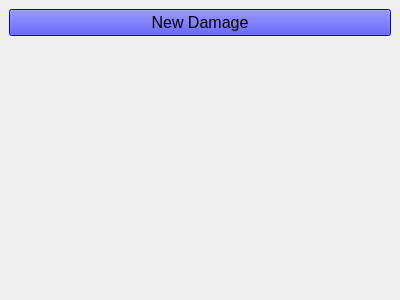
<?xml version="1.0" encoding="UTF-8"?>
<ui version="4.0">
 <class>W_Damage_Manager</class>
 <widget class="QWidget" name="W_Damage_Manager">
  <property name="geometry">
   <rect>
    <x>0</x>
    <y>0</y>
    <width>400</width>
    <height>300</height>
   </rect>
  </property>
  <property name="windowTitle">
   <string>Form</string>
  </property>
  <layout class="QGridLayout" name="gridLayout_2">
   <property name="leftMargin">
    <number>9</number>
   </property>
   <property name="topMargin">
    <number>9</number>
   </property>
   <property name="rightMargin">
    <number>9</number>
   </property>
   <property name="bottomMargin">
    <number>9</number>
   </property>
   <property name="spacing">
    <number>6</number>
   </property>
   <item row="0" column="0">
    <widget class="QPushButton" name="b_new_damage">
     <property name="font">
      <font>
       <pointsize>12</pointsize>
      </font>
     </property>
     <property name="styleSheet">
      <string notr="true">background-color: blue</string>
     </property>
     <property name="text">
      <string>New Damage</string>
     </property>
     <property name="icon">
      <iconset resource="../resources/icons.qrc">
       <normaloff>:/assets/vcs-added.svg</normaloff>:/assets/vcs-added.svg</iconset>
     </property>
    </widget>
   </item>
   <item row="1" column="0">
    <widget class="W_Tile_View" name="tile_view" native="true"/>
   </item>
  </layout>
 </widget>
 <customwidgets>
  <customwidget>
   <class>W_Tile_View</class>
   <extends>QWidget</extends>
   <header>w_tile_view.h</header>
   <container>1</container>
  </customwidget>
 </customwidgets>
 <resources>
  <include location="../resources/icons.qrc"/>
 </resources>
 <connections/>
</ui>
